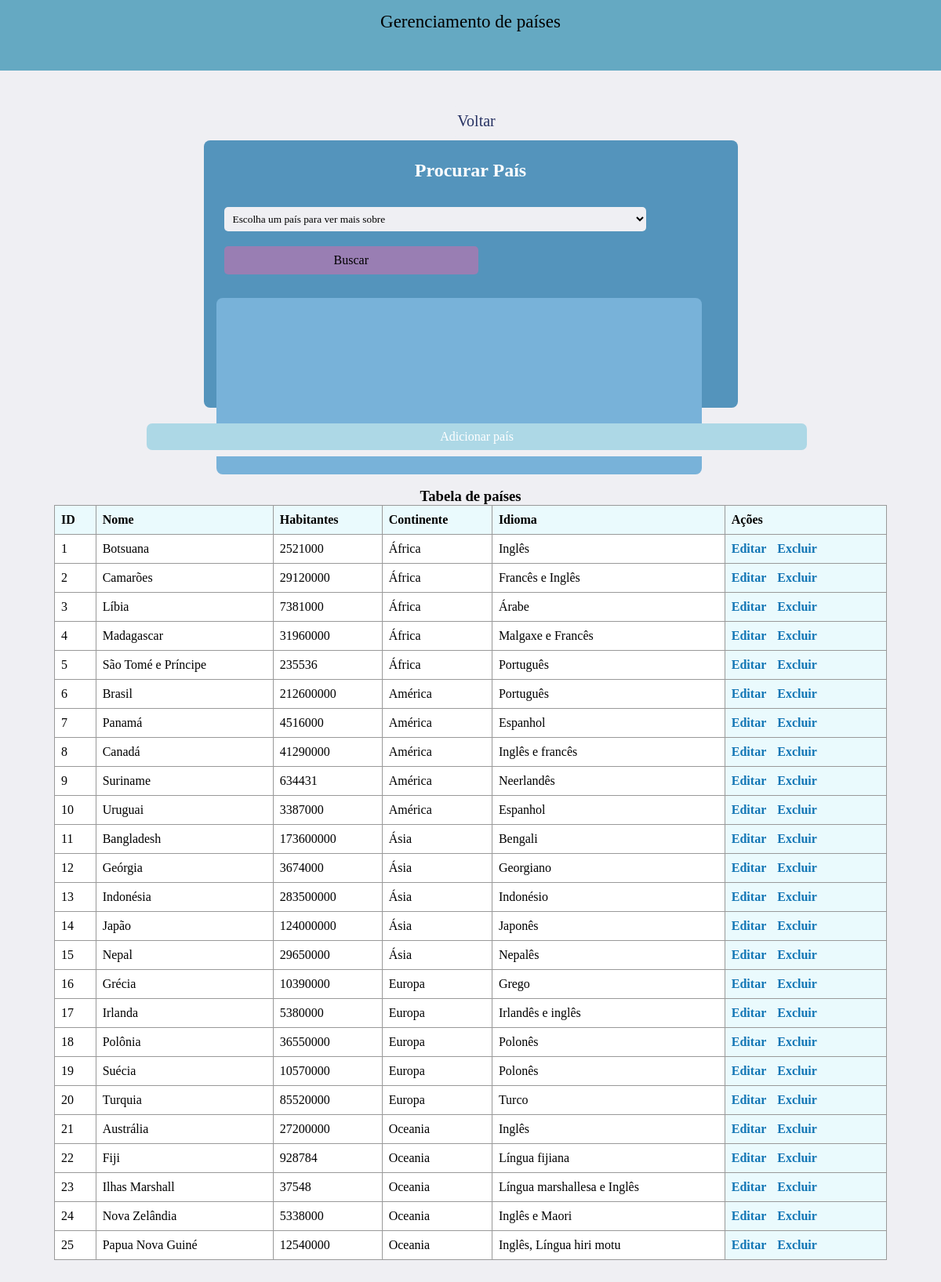
/countries_page.php, run on the app's committed database.
### tables this page shows
create table paises(
id_pais int auto_increment primary key,
nome varchar(100) unique not null,
habitantes int not null,
continente varchar(50) not null,
idioma varchar(100) not null,
nome_ingles varchar(100)
);

### countries_page.php (the view, shortened to what this page needs)
<?php
    include("bd/connection.php");
?>
<!DOCTYPE html>
<html lang="pt-br">
<head>
    <link rel="stylesheet" href="style.css">
</head>
<body>
    <div class="header">Gerenciamento de países</div>
    <div class="main">
        <a href="../index.php" class="back-button">Voltar</a>
        <div class="search-container">
            <h3>Procurar País</h3>
            <form method="GET" class="search-form">
                <select class="select-input" id="search" name="search">
					<option value="">Escolha um país para ver mais sobre</option>
				</select>
                <input class="submit-input" type="submit" value="Buscar">
            </form>
            <div class="search-result-container">
            </div>
        </div>
        <div class="forms-link-container">
            <a href="forms/city_forms.php" class="form-link">Adicionar país</a>
        </div>
        <h3>Tabela de países</h3>
            <?php
                $sql = "SELECT * FROM paises";
                $result = $conn->query($sql);
                if ($result->num_rows > 0) {
                    echo "<table class='table-content'>";
                    echo "<tr>
                    <th>ID</th>
                    <th>Nome</th>
                    <th>Habitantes</th>
                    <th>Continente</th>
                    <th>Idioma</th>
                    <th>Ações</th>
                    </tr>";
                    while($row = $result->fetch_assoc()) {
                        echo "<tr>";
                        echo "<td>" . $row["id_pais"] . "</td>";
                        echo "<td>" . $row["nome"] . "</td>";
                        echo "<td>" . $row["habitantes"] . "</td>";
                        echo "<td>" . $row["continente"] . "</td>";
                        echo "<td>" . $row["idioma"] . "</td>";
                        echo "<th>
                            <a href='forms/update_country.php?id=" . $row["id_pais"] . "' class='table-button'>Editar</a>
                            <a href='forms/delete_country.php?id=" . $row["id_pais"] . "' class='table-button' onclick='return confirm(\"Tem certeza que quer excluir o país? Todas as cidades relacionadas a ele serão excluídas também\")'>Excluir</a>
                        </th>";
                        echo "</tr>";
                    }
                    echo "</table>";
                }
                else {
                    echo "0 results";
                }
            ?>
        </div>
</body>
</html>

### style.css (style rules this page uses)
* { margin: 0; font-family: "DM Serif Text"; background-color: #efeff3; }
:root { --lightblue: rgb(101, 169, 194); }
.header { height: 60px; padding: 15px; text-align: center; font-size: 23px; background-color: var(--lightblue); }
.main { margin-top: 30px; padding: 10px; display: flex; flex-direction: column; justify-content: center; align-items: center; }
.forms-link-container { width: 40%; height: 40px; justify-self: center; display: flex; flex-direction: row; gap: 8px; margin-bottom: 40px; }
.form-link { width: 100%; text-align: center; text-decoration: none; padding: 8px; background-color: lightblue; color: white; border-radius: 7px; }
.select-input { width: 83%; border-radius: 5px; border: none; padding: 7px; margin-top: 13px; margin-bottom: 15px; }
.submit-input { width: 50%; font-size: 16px; border-radius: 5px; padding: 9px; background-color: rgb(153, 126, 179); border: none; }
.table-content { justify-self: center; width: 80%; border-collapse: collapse; background-color: white; border: 1px solid #999; margin-bottom: 30px; }
.table-content td { border: 1px solid #999; padding: 8px; text-align: left; background-color: white; }
.table-content th { border: 1px solid #999; padding: 8px; text-align: left; background-color: #eafafd; }
.table-button { text-decoration: none; color: #1276b5; margin-right: 10px; background-color: #00000000; }
th { border: 1px solid; padding: 5px; height: 20px; }
.back-button { text-decoration: none; font-size: 20px; color: rgb(38, 49, 98); padding: 8px; margin: 5px; margin-left: 20px; border-radius: 7px; }
.search-container { width: 55%; height: 300px; padding: 16px; padding-top: 25px; border-radius: 8px; background-color: #5494bc; margin-bottom: 20px; }
.search-container h3 { color: white; text-align: center; font-size: 24px; background-color: #00000000; }
.search-form { margin-top: 10px; width: 40%; padding: 10px; float: left; display: flex; flex-direction: column; gap: 4px; background-color: #00000000; }
.search-result-container { margin-top: 20px; width: 50%; height: 65%; padding: 15px; padding-left: 20px; margin-right: 25px; float: right; border-radius: 8px; background-color: #78b2d9; }
@media only screen and (max-width: 1200px) { .forms-link-container { width: 70%; height: 42px; gap: 2px; flex-direction: column; } }
@media only screen and (max-width: 1200px) { .table-content { width: 90%; } }
@media only screen and (max-width: 1200px) { .search-container { flex-direction: column; } }
@media only screen and (max-width: 1200px) { .search-form { width: 100%; float: none; } }
@media only screen and (max-width: 1200px) { .search-result-container { width: 90%; float: none; } }

### data on the page
paises: id_pais "1", nome "Botsuana", habitantes "2521000", continente "África", idioma "Inglês"
paises: id_pais "2", nome "Camarões", habitantes "29120000", continente "África", idioma "Francês e Inglês"
paises: id_pais "3", nome "Líbia", habitantes "7381000", continente "África", idioma "Árabe"
paises: id_pais "4", nome "Madagascar", habitantes "31960000", continente "África", idioma "Malgaxe e Francês"
paises: id_pais "5", nome "São Tomé e Príncipe", habitantes "235536", continente "África", idioma "Português"
paises: id_pais "6", nome "Brasil", habitantes "212600000", continente "América", idioma "Português"
paises: id_pais "7", nome "Panamá", habitantes "4516000", continente "América", idioma "Espanhol"
paises: id_pais "8", nome "Canadá", habitantes "41290000", continente "América", idioma "Inglês e francês"
paises: id_pais "9", nome "Suriname", habitantes "634431", continente "América", idioma "Neerlandês"
paises: id_pais "10", nome "Uruguai", habitantes "3387000", continente "América", idioma "Espanhol"
paises: id_pais "11", nome "Bangladesh", habitantes "173600000", continente "Ásia", idioma "Bengali"
paises: id_pais "12", nome "Geórgia", habitantes "3674000", continente "Ásia", idioma "Georgiano"
paises: id_pais "13", nome "Indonésia", habitantes "283500000", continente "Ásia", idioma "Indonésio"
paises: id_pais "14", nome "Japão", habitantes "124000000", continente "Ásia", idioma "Japonês"
paises: id_pais "15", nome "Nepal", habitantes "29650000", continente "Ásia", idioma "Nepalês"
paises: id_pais "16", nome "Grécia", habitantes "10390000", continente "Europa", idioma "Grego"
paises: id_pais "17", nome "Irlanda", habitantes "5380000", continente "Europa", idioma "Irlandês e inglês"
paises: id_pais "18", nome "Polônia", habitantes "36550000", continente "Europa", idioma "Polonês"
paises: id_pais "19", nome "Suécia", habitantes "10570000", continente "Europa", idioma "Polonês"
paises: id_pais "20", nome "Turquia", habitantes "85520000", continente "Europa", idioma "Turco"
paises: id_pais "21", nome "Austrália", habitantes "27200000", continente "Oceania", idioma "Inglês"
paises: id_pais "22", nome "Fiji", habitantes "928784", continente "Oceania", idioma "Língua fijiana"
paises: id_pais "23", nome "Ilhas Marshall", habitantes "37548", continente "Oceania", idioma "Língua marshallesa e Inglês"
paises: id_pais "24", nome "Nova Zelândia", habitantes "5338000", continente "Oceania", idioma "Inglês e Maori"
paises: id_pais "25", nome "Papua Nova Guiné", habitantes "12540000", continente "Oceania", idioma "Inglês, Língua hiri motu"
